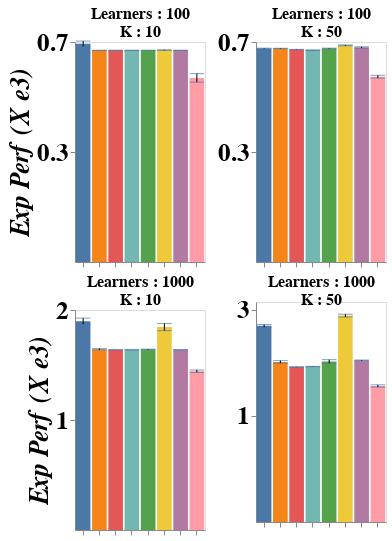

The cell this chart's notebook holds for it:
### Code cell
alt.hconcat(exps[0], exps[1], spacing=10).configure_title(fontSize=16, offset=-10)
